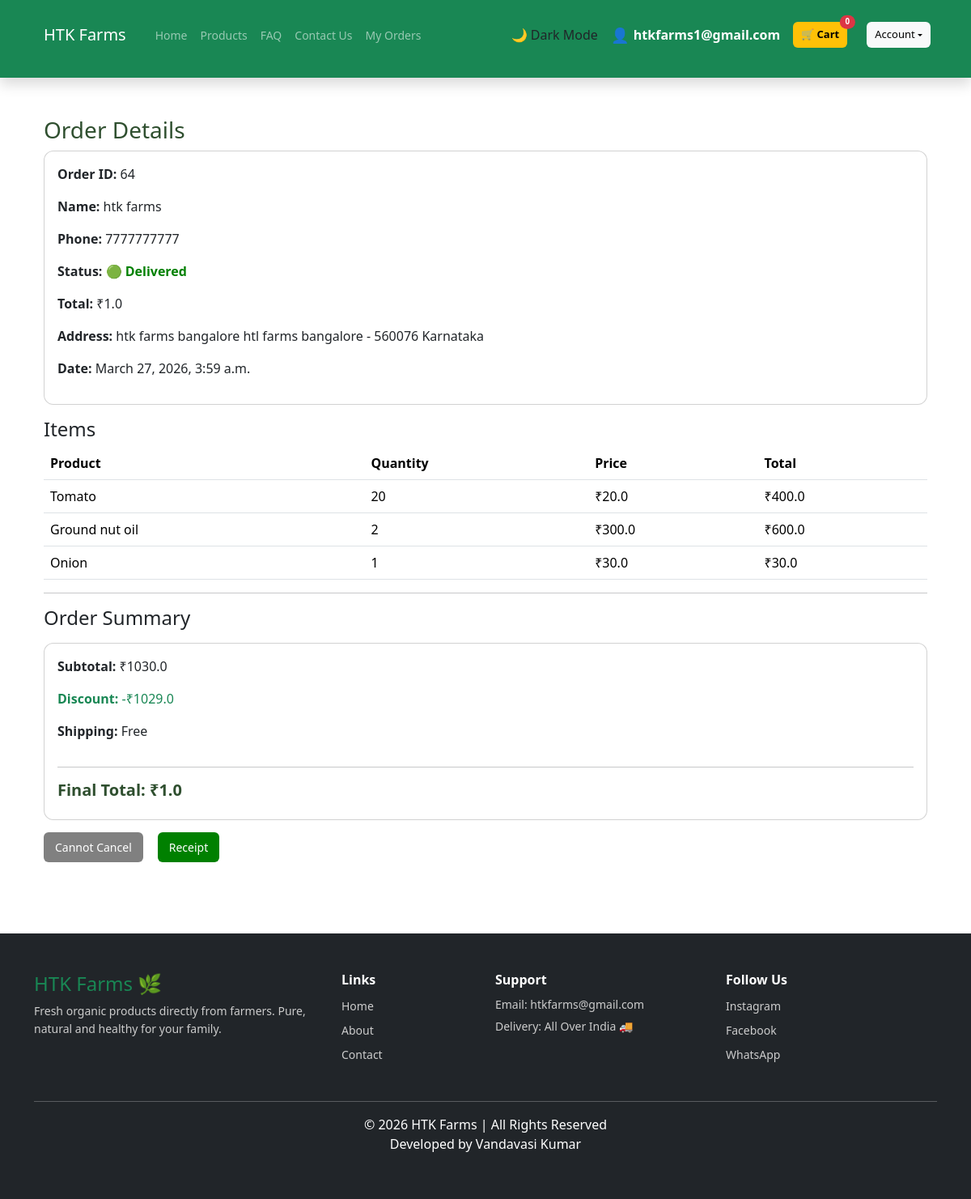
The page /order/64/ (signed in) on the database as committed earlier.
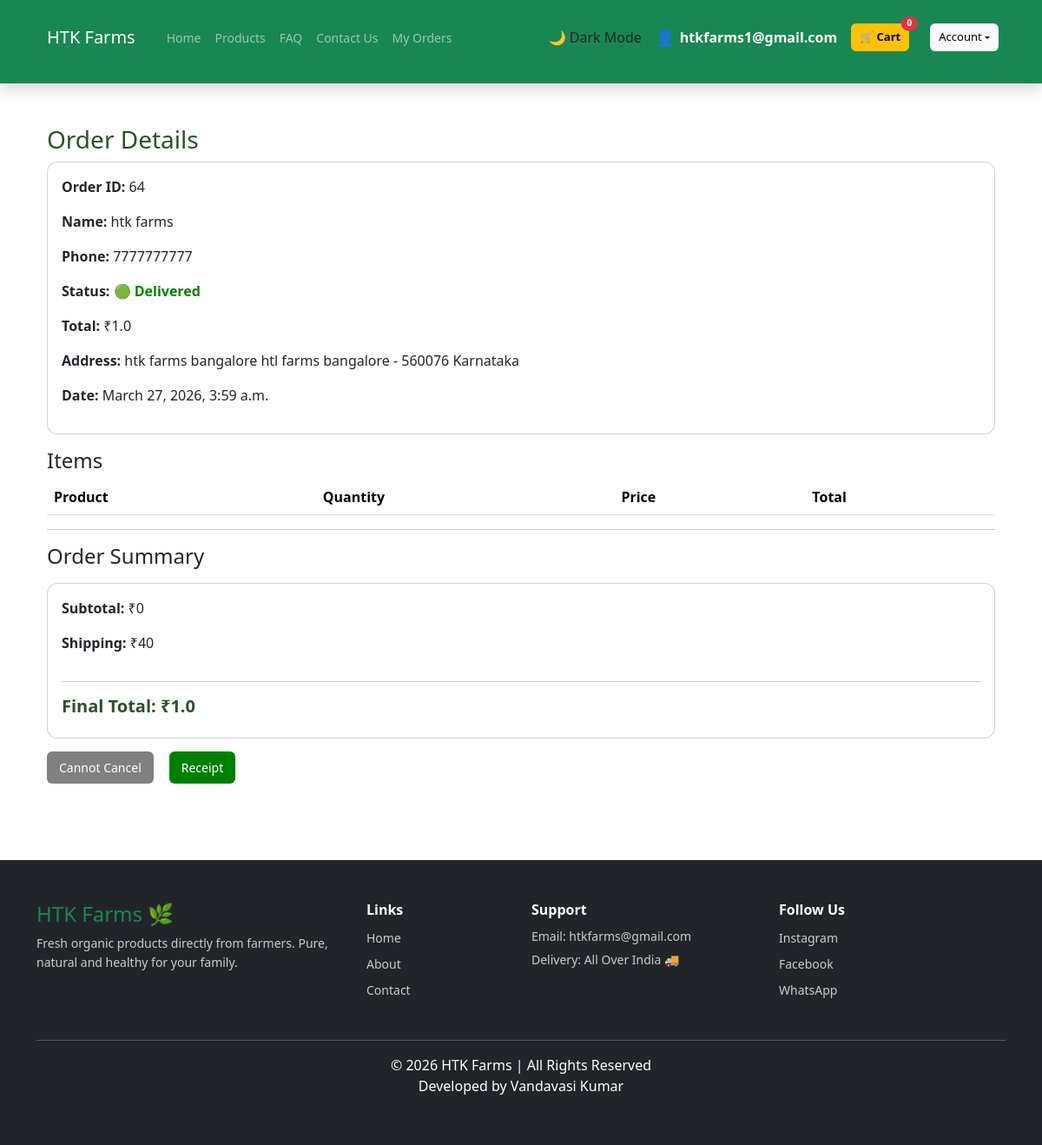
The same page on the database as committed later.
### htkapp/models.py (models this page shows, shortened)
class Order(models.Model):
    STATUS_CHOICES = [
        ('placed', 'Placed'),
        ('shipped', 'Shipped'),
        ('delivered', 'Delivered'),
        ('cancelled', 'Cancelled'),
    ]
    user = models.ForeignKey(User, on_delete=models.CASCADE)
    name = models.CharField(max_length=100)
    total_price = models.FloatField()
    address = models.TextField()
    phone = models.CharField(max_length=15)
    status = models.CharField(
        max_length=20,
        choices=STATUS_CHOICES,
        default='placed'
    )
    created_at = models.DateTimeField(auto_now_add=True)
    is_paid = models.BooleanField(default=False)
    payment_method = models.CharField(max_length=20, blank=True, null=True)

class OrderItem(models.Model):
    order = models.ForeignKey(Order, on_delete=models.CASCADE, related_name="items")
    product = models.ForeignKey(Product, on_delete=models.CASCADE)
    quantity = models.IntegerField()
    price = models.FloatField()
    @property
    def total(self):
        return self.quantity * self.price

class Product(models.Model):
    name = models.CharField(max_length=200)
    category = models.ForeignKey(Category, on_delete=models.CASCADE)
    price = models.DecimalField(max_digits=10, decimal_places=2)
    card_image = CloudinaryField('image')
    detail_image = CloudinaryField('image')
    description = models.TextField()
    stock = models.IntegerField()
    is_featured = models.BooleanField(default=False)

### htkapp/views.py (the view)
# urls.py: path('order/<int:id>/', views.order_detail, name='order_detail'),
@login_required
def order_detail(request, id):
    order = get_object_or_404(Order, id=id, user=request.user)
    items = order.items.all()
    subtotal = sum(item.total for item in items)
    final_total = order.total_price
    discount = subtotal - final_total
    shipping = 0 if subtotal > 500 else 40
    return render(request, "order_detail.html", {
        "order": order,
        "items": items,
        "subtotal": subtotal,
        "shipping": shipping,
        "discount": discount,
        "final_total": final_total
    })

### htkapp/context_processors.py (called while the page is built)
def categories_processor(request):
    return {
        "categories": Category.objects.all()
    }

### htkapp/views.py (called while the page is built)
def get_cart_count(request):
    if request.user.is_authenticated:
        count = sum(item.quantity for item in CartItem.objects.filter(user=request.user))
    else:
        count = 0
    return {
        "cart_count": count
    }

### templates/order_detail.html
{% extends 'base.html' %}
{% block content %}
<div class="container mt-4">
    <h3>Order Details</h3>
    <div class="card p-3 mb-3">
        <p><strong>Order ID:</strong> {{ order.id }}</p>
        <p><strong>Name:</strong> {{ order.name }}</p>
        <p><strong>Phone:</strong> {{ order.phone }}</p>
        <p><strong>Status:</strong>
            {% if order.status == "delivered" %}
            <span style="color:green; font-weight:bold;">🟢 Delivered</span>
            {% elif order.status == "cancelled" %}
            <span style="color:red; font-weight:bold;">🔴 Cancelled</span>
            {% elif order.status == "placed" %}
            <span style="color:orange; font-weight:bold;">🟡 Placed</span>
            {% elif order.status == "shipped" %}
            <span style="color:blue; font-weight:bold;">🚚 Shipped</span>
            {% endif %}
        </p>
        <p><strong>Total:</strong> ₹{{ order.total_price }}</p>
        <p><strong>Address:</strong> {{ order.address }}</p>
        <p><strong>Date:</strong> {{ order.created_at }}</p>
    </div>
    <h4>Items</h4>
    <table class="table">
        <tr>
            <th>Product</th>
            <th>Quantity</th>
            <th>Price</th>
            <th>Total</th>
        </tr>
        {% for item in items %}
        <tr>
            <td>{{ item.product.name }}</td>
            <td>{{ item.quantity }}</td>
            <td>₹{{ item.price }}</td>
            <td>₹{{ item.total }}</td>
        </tr>
        {% endfor %}
    </table>
    <hr>
    <h4>Order Summary</h4>
    <div class="card p-3 mt-3">
        <p><strong>Subtotal:</strong> ₹{{ subtotal }}</p>
        {% if discount > 0 %}
        <p class="text-success">
            <strong>Discount:</strong> -₹{{ discount }}
        </p>
        {% endif %}
        <p><strong>Shipping:</strong>
            {% if shipping == 0 %}
            Free
            {% else %}
            ₹{{ shipping }}
            {% endif %}
        </p>
        <hr>
        <h5><strong>Final Total: ₹{{ final_total }}</strong></h5>
    </div>
    <div style="margin-top:15px; display:flex; gap:10px;">
        {% if order.status == "placed" %}
        <form method="POST" action="{% url 'cancel_order' order.id %}">
            {% csrf_token %}
            <button class="btn cancel-btn">Cancel Order</button>
        </form>
        {% elif order.status == "cancelled" %}
        <button class="btn disabled-btn">Cancelled</button>
        {% else %}
        <button class="btn disabled-btn">Cannot Cancel</button>
        {% endif %}
        {% if order.status != "cancelled" %}
        <a href="{% url 'download_receipt' order.id %}">
            <button class="btn receipt-btn">Receipt</button>
        </a>
        {% endif %}
    </div>
</div>
{% endblock %}

### templates/base.html (shortened to what this page needs)
<!DOCTYPE html>
<html>
<head>
  {% load static %}
  <link href="https://cdn.jsdelivr.net/npm/bootstrap@5.3.2/dist/css/bootstrap.min.css" rel="stylesheet">
  <link rel="stylesheet" href="{% static 'css/style.css' %}">
</head>
<body class="d-flex flex-column min-vh-100">
  <nav class="navbar navbar-expand-lg navbar-dark bg-success fixed-top shadow">
    <div class="container" style="padding-top: 20px; margin-bottom: 30px;">
      <a class="navbar-brand" href="/">HTK Farms</a>
      <div class="collapse navbar-collapse" id="navbarNav">
        <ul class="navbar-nav me-auto">
          <li class="nav-item">
            <a class="nav-link" href="/">Home</a>
          </li>
          <li class="nav-item">
            <a class="nav-link" href="/products/">Products</a>
          </li>
          <li class="nav-item">
            <a class="nav-link" href="{% url 'faq' %}">FAQ</a>
          </li>
          <li class="nav-item">
            <a class="nav-link" href="{% url 'contact' %}">Contact Us</a>
          </li>
          {% if user.is_authenticated and not user.is_superuser %}
          <a class="nav-link" href="{% url 'order_history' %}">My Orders</a>
          {% endif %}
        </ul>
        <div class="d-flex align-items-center gap-3">
          <button id="modeToggle" class="dropdown-item">
          </button>
          {% if user.is_authenticated and not user.is_superuser %}
          <div class="d-flex align-items-center text-white">
            <span style="font-size:18px; margin-right:6px;">👤</span>
            <strong>{{ request.user.username }}</strong>
          </div>
          <a href="/cart/" class="btn btn-warning btn-sm fw-bold position-relative"> 🛒 Cart
            <span id="cart-count"
              class="position-absolute top-0 start-100 translate-middle badge rounded-pill bg-danger">
              {{ cart_count }}
            </span>
          </a>
          <div class="dropdown">
            <button class="btn btn-light dropdown-toggle" data-bs-toggle="dropdown">
              Account
            </button>
          </div>
          {% elif not user.is_authenticated %}
          <button class="btn btn-light" data-bs-toggle="modal" data-bs-target="#loginModal">
            Account
          </button>
          {% endif %}
        </div>
      </div>
    </div>
  </nav>
  <main class="flex-grow-1">
    <div class="container" style="margin-top:65px; padding-top: 5px;">
      {% block content %}
      {% endblock %}
    </div>
  </main>
  {% include 'footer.html' %}
</body>
</html>

### templates/footer.html
<footer class="bg-dark text-white mt-5 pt-5 pb-3">
    <div class="container">
        <div class="row">
    <div class="col-md-4 mb-4">
        <h4 class="text-success">HTK Farms 🌿</h4>
        <p class="footer-text">
            Fresh organic products directly from farmers.
            Pure, natural and healthy for your family.
        </p>
    </div>
    <div class="col-md-2 mb-4">
        <h6 class="footer-heading">Links</h6>
        <ul class="footer-list">
            <li><a href="{% url 'home' %}">Home</a></li>
            <li><a href="{% url 'about' %}">About</a></li>
            <li><a href="{% url 'contact' %}">Contact</a></li>
        </ul>
    </div>
    <div class="col-md-3 mb-4">
        <h6 class="footer-heading">Support</h6>
        <p class="footer-text mb-1">Email: htkfarms@gmail.com</p>
        <p class="footer-text">Delivery: All Over India 🚚</p>
    </div>
    <div class="col-md-3 mb-4">
        <h6 class="footer-heading">Follow Us</h6>
        <ul class="footer-list">
            <li><a href="https://www.instagram.com/">Instagram</a></li>
            <li><a href="https://www.facebook.com/">Facebook</a></li>
            <li><a href="https://wa.me/919810" target="_blank">WhatsApp</a></li>
        </ul>
    </div>
</div>
        <hr class="bg-light">
        <div class="text-center">
            <p class="mb-0">© 2026 HTK Farms | All Rights Reserved <br> Developed by Vandavasi Kumar</p>
        </div>
    </div>
</footer>

### static/css/style.css (style rules this page uses)
body { padding-top: 50px; }
footer a { text-decoration: none; }
.btn { padding: 8px 14px; border: none; border-radius: 6px; cursor: pointer; margin-right: 8px; font-size: 14px; }
.receipt-btn { background-color: green; color: white; }
.disabled-btn { background-color: gray; color: white; cursor: not-allowed; }
.card { transition: 0.3s; cursor: pointer; border-radius: 12px; }
body { transition: background-color 0.3s ease, color 0.3s ease; }
#modeToggle { cursor: pointer; }
.navbar .btn { height: 32px; padding: 6px 10px; display: flex; align-items: center; font-size: 13px; }
.container h5 { font-weight: 600; color: #2f4f2f; }
.footer-heading { font-size: 16px; font-weight: 600; margin-bottom: 10px; }
.footer-text { font-size: 14px; color: #ccc; line-height: 1.6; }
.footer-list { list-style: none; padding: 0; margin: 0; }
.footer-list li { margin-bottom: 6px; }
.footer-list a { color: #ccc; text-decoration: none; font-size: 14px; }
.container h3 { color: #2f4f2f; }
section, .container { margin-bottom: 40px; }
.btn { transition: 0.3s; white-space: nowrap; }
.navbar-nav { flex-wrap: wrap; }
.container { max-width: 1140px; }
.navbar { padding-top: 0 !important; padding-bottom: 0 !important; min-height: 40px; }
.navbar-brand { font-size: 20px; padding: 8px 12px 8px 12px; }
.navbar-nav .nav-link { padding-top: 6px; padding-bottom: 6px; font-size: 14px; }

Rows that differ between the two databases and show on the page:
removed OrderItem: product.name "Tomato", quantity "20", price "20.0", total "400.0"
removed OrderItem: product.name "Ground nut oil", quantity "2", price "300.0", total "600.0"
removed OrderItem: product.name "Onion", quantity "1", price "30.0", total "30.0"
Other text that changed with them:
{{ subtotal }}: "1030.0" → "0"
{{ shipping }}: (not shown) → "40"
{{ discount }}: "1029.0" → (not shown)
text no longer shown: "Discount: -₹ Free"
